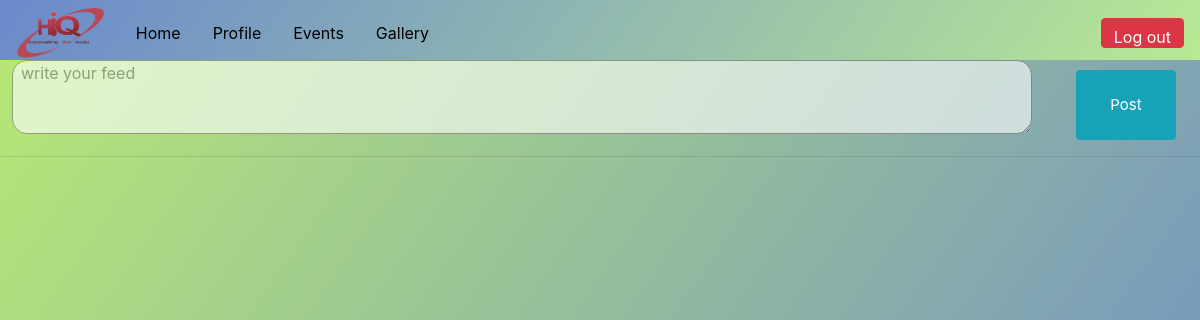
Before: /Feeds/ (signed in) with the older database file.
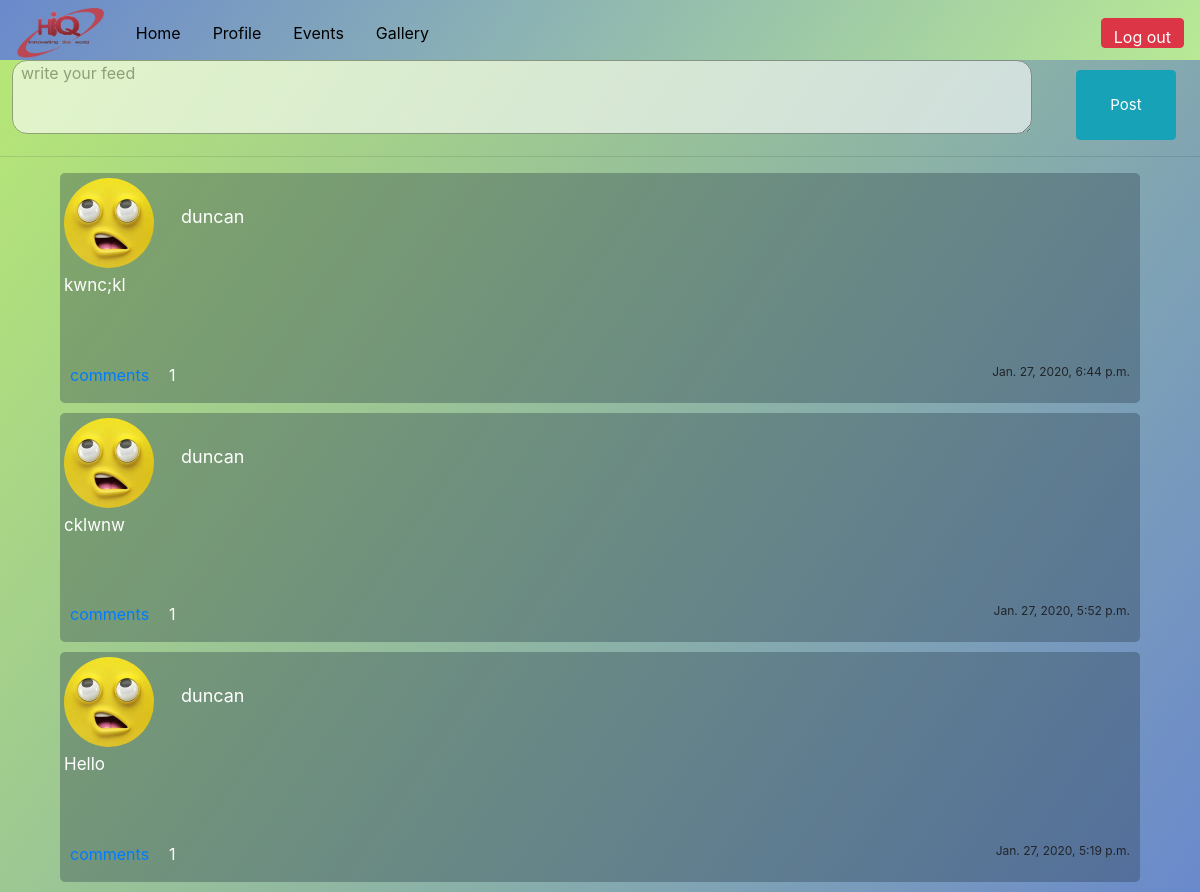
After: the same page with the newer database file.
### Feeds/models.py (models this page shows, shortened)
class feeds_list(models.Model):
    Fid = models.AutoField(primary_key = True)
    uid = models.ForeignKey(signup_user , on_delete = models.CASCADE)
    feed = models.CharField(max_length = 1255)
    post_time = models.DateTimeField(auto_now_add=True)
    class Meta:
        db_table = "feeds"

### signup/models.py (models this page shows)
class signup_user(models.Model):
    uid = models.AutoField(primary_key = True)
    First_Name = models.CharField(max_length = 30)
    Second_name = models.CharField(max_length = 30)
    Password = models.CharField(max_length = 30)
    Email = models.EmailField(max_length = 30 , unique = True)
    Phone_Number = models.CharField(max_length = 30)
    profilepic = models.ImageField(max_length = 100 , default = "None")
    logstatus = models.BooleanField(max_length = 3 , default = False)
    class Meta:
        db_table = "users"

### Feeds/views.py (the view)
# urls.py: url("Feeds/" , include("Feeds.urls")),
def Feeds(request):
    try:
        statusdecision = signup_user.objects.get(Email = request.session["email"]).logstatus
        request.session["email"]
    except:
        lcontrol = False
        uname = "You are not yet logged in."
        return redirect("/login")
    else:
        lcontrol = True
        if request.method == "POST":
            pass
        else:
            updates = feeds_list.objects.order_by("-post_time").annotate(Count("comment_list__uid"))
            commentcount = []
            print(vars(feeds_list.objects.all()))
            online_users = []
            filler = signup_user.objects.filter(logstatus=True)
            for user in filler:
                online_users.append(user.First_Name)
            return render(request , "./Feeds/feed.html" , context = {"updates" : updates,"online_users":online_users , "commentcount":commentcount , "loginshow":lcontrol})

### Feeds/templates/Feeds/feed.html (shortened to what this page needs)
{% load static %}
<!DOCTYPE html>
<html lang="en" dir="ltr">
<head>
 <link rel="stylesheet" href="https://stackpath.bootstrapcdn.com/bootstrap/4.4.1/css/bootstrap.min.css">
  <link rel="stylesheet" href="{% static './Feeds/css/styles.css' %}">
</head>
<body class="body">
    <div class="nav">
          <div class="navbar car">
            <img src="{% static './home/img/HiQ.png' %}" class="logo" alt="">
          </div>
          <div class="navbar options">
            <a href="{% url 'home:home' %}">Home</a>
          </div>
          <div class="navbar options">
            <a href="{% url 'profile:profile' %}">Profile</a>
          </div>
          <div class="navbar options">
            <a href="{% url 'events:events' %}">Events</a>
          </div>
          <div class="navbar options">
            <a href="{% url 'gallery:view_photo' %}">Gallery</a>
          </div>
          {% if loginshow %}
             <div class="navbar options first">
              <a href="{% url 'logout:logout' %}"><button type="button" id="showForm"  class="btn btn-danger topbtn" name="button">Log out</button></a>
             </div>
          {% else %}
          <div class="navbar options first">
              <a href="{% url 'login:login' %}"><button type="button" id="showForm"  class="btn btn-success topbtn" name="button">Log in</button></a>
          </div>
          {% endif %}
      </div>
  <div class="posts">
    <div class="add-feed-section">
        <form class="" action="{% url 'Feeds:addFeeds' %}" method="post">
            <textarea name="feed" class="text-feed" rows="3"  placeholder="write your feed" required></textarea>
           <button class="btn btn-info post-btn" name="button">Post</button>
        </form>
    </div>
    <hr>
    {% for update in updates %}
    <div class="feed">
      <div class="row">
        <div class="col-md-1">
          <img src="/media/{{update.uid.profilepic}}"class="profile" alt="profile">
        </div>
        <div class="col-md-1 name usr">
          <p>{{update.uid.First_Name}}</p>
        </div>
      </div>
      <p class="feed-text">{{update.feed}}</p>
      <br>
      <div class="row comment-section">
        <span class="com"><a href="{% url 'coms:comments' update.Fid %}">comments</a> </span> <p class="count">{{update.comment_list__uid__count}}</p> <span class="time">{{update.post_time}}</span>
      </div>
    </div>
    {% endfor %}
  </div>
  </body>
</html>

### Feeds/static/Feeds/css/styles.css (style rules this page uses)
* { margin: 0; padding: 0; box-sizing: border-box; }
p { color: white }
@media only screen and (min-width:800px) { .body { background-image: linear-gradient(125deg,#b8e974,#6a89cc); min-height: 100vh; } }
@media only screen and (min-width:800px) { .logo { height: 50px; } }
@media only screen and (min-width:800px) { .first { margin-left: auto; } }
@media only screen and (min-width:800px) { .nav { position: fixed; width: 100%; height: 60px; background-image: linear-gradient(125deg,#6a89cc,#b8e994); z-index: 3; opacity: 1; } }
@media only screen and (min-width:800px) { .navbar>a { text-decoration: none; color: black; } }
@media only screen and (min-width:800px) { .topbtn { height: 30px; } }
@media only screen and (min-width:800px) { .posts,.events-post { padding-top: 60px; } }
@media only screen and (min-width:800px) { .add-feed-section { display: inline; height: 50px; } }
@media only screen and (min-width:800px) { .text-feed { color:grey; opacity: 0.6; width: 85%; border-radius: 15px 15px 15px 15px; margin-left: 1%; padding-left: 8px; } }
@media only screen and (min-width:800px) { .post-btn { position: absolute; top: 70px; right: 2%; height: 70px; width: 100px; font-size: 15px; } }
@media only screen and (min-width:800px) { .feed { box-sizing: border-box; margin: 4px 5% 50px 5%; width: 90%; background-color: #2345; border-radius: 5px 5px 0px 0px; height: auto; } }
@media only screen and (min-width:800px) { .profile { height:90px; width: 90px; border-radius: 100px; margin: 5px 1px 1px 4px; } }
@media only screen and (min-width:800px) { .name { margin: 10px 100px 10px 40px; font-size: 18px; } }
@media only screen and (min-width:800px) { .usr { padding-top: 20px; } }
@media only screen and (min-width:800px) { .feed-text { padding: 4px 4px 0px 4px; margin-bottom: 40px; font-size: 17px; display: flex; max-width: 70%; } }
@media only screen and (min-width:800px) { .comment-section { background-color: #2345; position: absolute; margin: 0px 0% 0px 0%; width: 90%; border-radius: 0px 0px 5px 5px; } }
@media only screen and (min-width:800px) { .com { margin-left: 10px; color: white } }
@media only screen and (min-width:800px) { .count { margin-left: 20px; } }
@media only screen and (min-width:800px) { .row { box-sizing: border-box; width: 90%; } }
@media only screen and (min-width:800px) { .time { margin-left: auto; margin-right: 10px; font-size: 12px; } }

Changed rows visible on the page:
added feeds_list: uid.profilepic (picture), uid.First_Name "duncan", feed "kwnc;kl", comment_list__uid__count "1", post_time "Jan. 27, 2020, 6:44 p.m."
added feeds_list: uid.profilepic (picture), uid.First_Name "duncan", feed "cklwnw", comment_list__uid__count "1", post_time "Jan. 27, 2020, 5:52 p.m."
added feeds_list: uid.profilepic (picture), uid.First_Name "duncan", feed "Hello", comment_list__uid__count "1", post_time "Jan. 27, 2020, 5:19 p.m."
